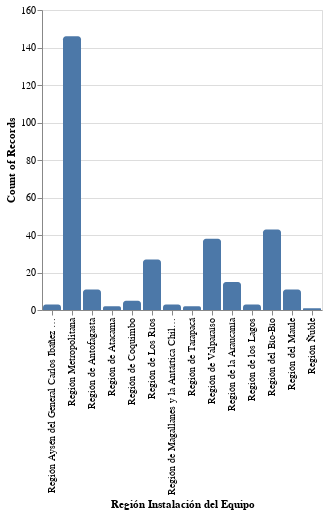

Here is the notebook cell this chart was saved with:
### Code cell
import altair as alt
alt.data_transformers.disable_max_rows()

alt.Chart(df).mark_bar(
    cornerRadiusTopLeft=3,
    cornerRadiusTopRight=3
).encode(
    y=alt.Y('count(Región Instalación del Equipo):Q', stack=True),
    x='Región Instalación del Equipo:O',
    #color='GEN_ALU:N',
    #column='REGION_SEDE:O'
    
)

### Figure 1 — Vega-Lite specification as saved in the notebook (floating-point values rounded to 4 significant figures; data arrays with more than 128 entries replaced by an {"elided": "..."} marker saying what was removed)
{"config": {"view": {"continuousWidth": 400, "continuousHeight": 300}}, "data": {"name": "data-410dbe44199734d968283614bdf7da53"}, "mark": {"type": "bar", "cornerRadiusTopLeft": 3, "cornerRadiusTopRight": 3}, "encoding": {"x": {"type": "ordinal", "field": "Región Instalación del Equipo"}, "y": {"type": "quantitative", "aggregate": "count", "field": "Región Instalación del Equipo", "stack": true}}, "$schema": "https://vega.github.io/schema/vega-lite/v4.8.1.json", "datasets": {"data-410dbe44199734d968283614bdf7da53": {"elided": "310 records"}}}
